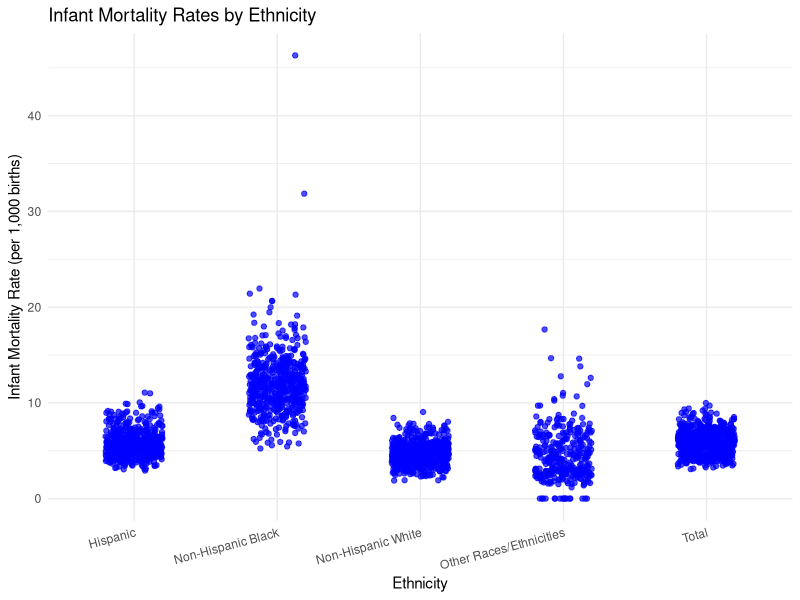
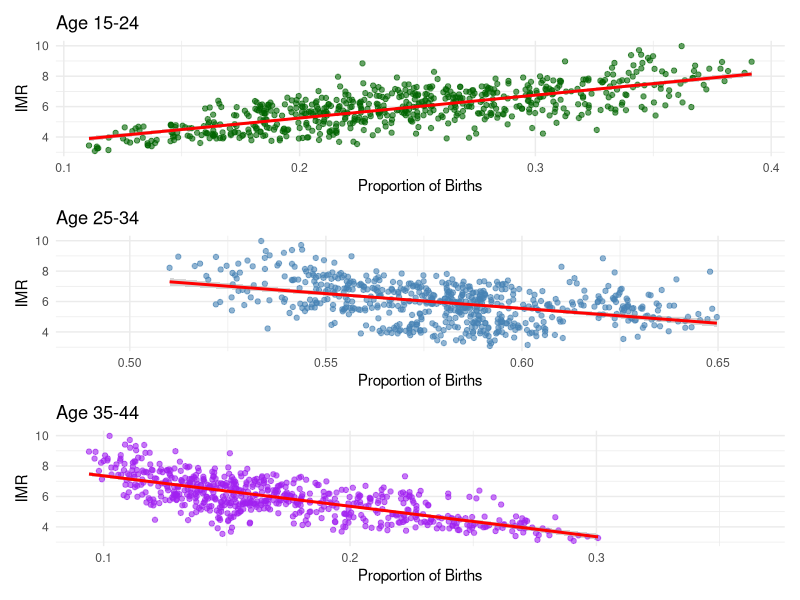
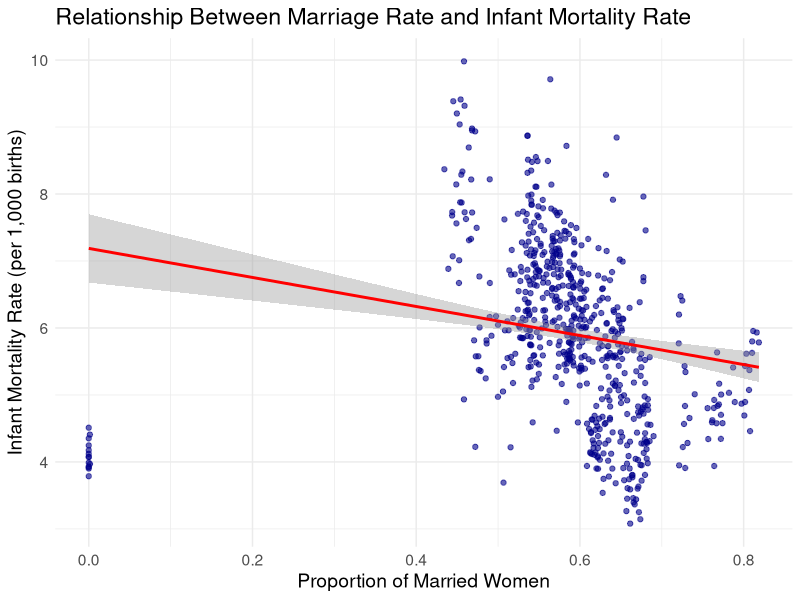
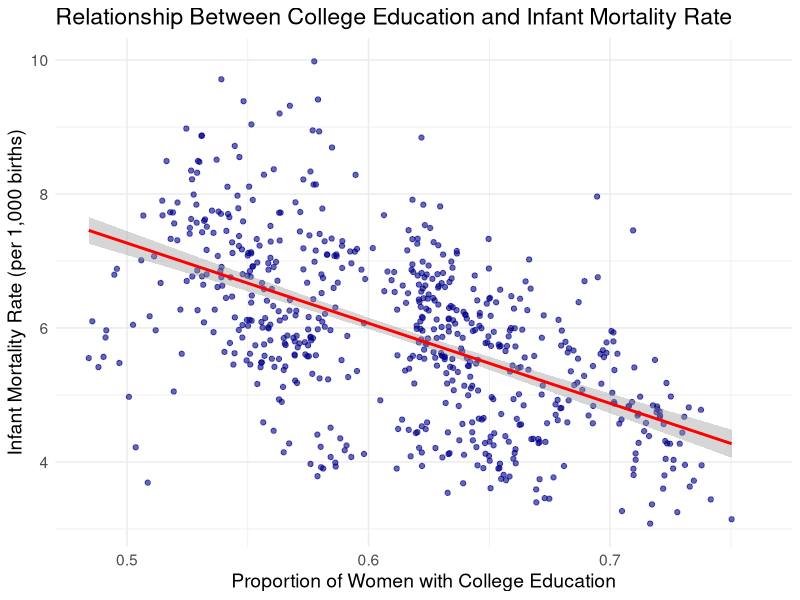
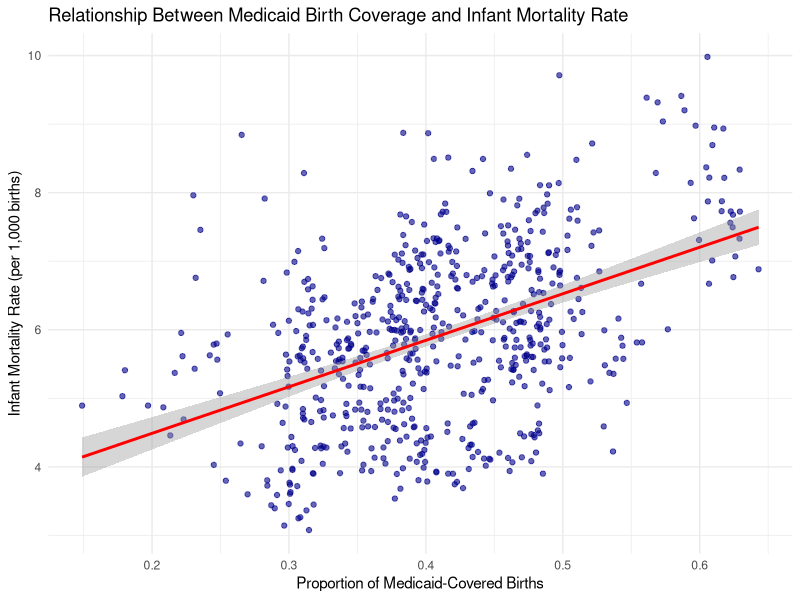

Here is the R script that generated these plots, in order: (Note: this script raises an error after producing the figures.)
## ---- chunk 1
knitr::opts_chunk$set(echo = TRUE)
## ---- chunk 2
library(tidyverse)
library(dplyr)
library(ggplot2)
library(car)
library(stats)
## ---- chunk 3
mortality <- read_csv('data/infant_mortality_biannual_data.csv', show_col_types = FALSE)
fertility <- read_csv('data/fertility_data.csv', show_col_types = FALSE)

fertility_agg <- fertility %>%
  group_by(state, year, group = case_when(
    bmcode %in% c(1, 2, 3) ~ "H1",  # First half of the year
    bmcode %in% c(4, 5, 6) ~ "H2"   # Second half of the year
  )) %>% 
   summarise(
    across(starts_with("births_"), sum, na.rm = TRUE), # Summing birth count variables
    across(starts_with("pop_"), mean, na.rm = TRUE), # Averaging population variables
    .groups = "drop"
  ) %>%
  mutate(bacode = ifelse(group == "H1", 1, 2)) %>%  # Assign bacode after aggregation
  select(-group)  # Remove temporary grouping variable

data <- mortality %>%
  inner_join(fertility_agg, by = c("state", "year", "bacode"), 
             suffix = c("_m", "_f"))

# Remove duplicate columns (those ending in "_f")
data <- data %>%
  select(-ends_with("_f"))

# Rename columns by removing "_m" suffix from mortality dataset
colnames(data) <- str_replace_all(colnames(data), "_m$", "")

data
## ---- chunk 4
data <- data %>%
  mutate(
    IMR_nhblack = (deaths_nhblack / births_nhblack) * 1000,
    IMR_nhwhite = (deaths_nhwhite / births_nhwhite) * 1000,
    IMR_hisp = (deaths_hisp / births_hisp) * 1000,
    IMR_otherraceeth = (deaths_otherraceeth / births_otherraceeth) * 1000,
    IMR_total = (deaths_total / births_total) * 1000, 
    FR_nhblack = (births_nhblack / pop_nhblack) * 1000,
    FR_nhwhite = (births_nhwhite / pop_nhwhite) * 1000,
    FR_hisp = (births_hisp / pop_hisp) * 1000,
    FR_otherraceeth = (births_otherraceeth / pop_otherraceeth) * 1000,
    FR_total = (births_total / pop_total) * 1000,
    prop_married = births_married / births_total,
    prop_college = (births_coll + births_somecoll) / births_total,
    prop_medicaid = births_medicaid / births_total,
    pct_births_age1524 = births_age1524 / births_total,
    pct_births_age2534 = births_age2534 / births_total,
    pct_births_age3544 = births_age3544 / births_total
  )

data
## ---- chunk 5
# Pivot IMR data to long format
IMR_long <- data %>%
  pivot_longer(cols = starts_with("IMR_"), 
               names_to = "Ethnicity", 
               values_to = "IMR") %>%
  mutate(Ethnicity = case_when(
    Ethnicity == "IMR_nhblack" ~ "Non-Hispanic Black",
    Ethnicity == "IMR_nhwhite" ~ "Non-Hispanic White",
    Ethnicity == "IMR_hisp" ~ "Hispanic",
    Ethnicity == "IMR_otherraceeth" ~ "Other Races/Ethnicities",
    Ethnicity == "IMR_total" ~ "Total",
    TRUE ~ Ethnicity  # Keeps any unexpected values unchanged
  ))

# Create scatter plot for IMR by Ethnicity
ggplot(IMR_long, aes(x = Ethnicity, y = IMR)) +
  geom_jitter(width = 0.2, alpha = 0.7, color = "blue") +  # Jitter to avoid overlapping points
  labs(title = "Infant Mortality Rates by Ethnicity",
       x = "Ethnicity",
       y = "Infant Mortality Rate (per 1,000 births)") +
  theme_minimal() +
  theme(axis.text.x = element_text(angle = 15, hjust = 1))
## ---- chunk 6
library(patchwork)

p1 <- ggplot(data, aes(x = pct_births_age1524, y = IMR_total)) +
  geom_point(color = "darkgreen", alpha = 0.6) +
  geom_smooth(method = "lm", se = TRUE, color = "red") +
  labs(title = "Age 15-24", x = "Proportion of Births", y = "IMR") +
  theme_minimal()

# Plot for 25-34
p2 <- ggplot(data, aes(x = pct_births_age2534, y = IMR_total)) +
  geom_point(color = "steelblue", alpha = 0.6) +
  geom_smooth(method = "lm", se = TRUE, color = "red") +
  labs(title = "Age 25-34", x = "Proportion of Births", y = "IMR") +
  theme_minimal()

# Plot for 35-44
p3 <- ggplot(data, aes(x = pct_births_age3544, y = IMR_total)) +
  geom_point(color = "purple", alpha = 0.6) +
  geom_smooth(method = "lm", se = TRUE, color = "red") +
  labs(title = "Age 35-44", x = "Proportion of Births", y = "IMR") +
  theme_minimal()

p1 / p2 / p3
## ---- chunk 7
# Scatter plot: Proportion of Married Women vs. Infant Mortality Rate
ggplot(data, aes(x = prop_married, y = IMR_total)) +
  geom_point(alpha = 0.6, color = "darkblue") +
  geom_smooth(method = "lm", se = TRUE, color = "red") +
  labs(title = "Relationship Between Marriage Rate and Infant Mortality Rate",
       x = "Proportion of Married Women",
       y = "Infant Mortality Rate (per 1,000 births)") +
  theme_minimal() +
  theme(text = element_text(size = 14))
## ---- chunk 8
# Scatter plot: Proportion of College-Educated Women vs. Infant Mortality Rate
ggplot(data, aes(x = prop_college, y = IMR_total)) +
  geom_point(alpha = 0.6, color = "darkblue") +
  geom_smooth(method = "lm", se = TRUE, color = "red") +
  labs(title = "Relationship Between College Education and Infant Mortality Rate",
       x = "Proportion of Women with College Education",
       y = "Infant Mortality Rate (per 1,000 births)") +
  theme_minimal() +
  theme(text = element_text(size = 14))
## ---- chunk 9
# Scatterplot of Medicaid coverage vs. Infant Mortality Rate
ggplot(data, aes(x = prop_medicaid, y = IMR_total)) +
  geom_point(alpha = 0.6, color = "darkblue") +
  geom_smooth(method = "lm", se = TRUE, color = "red") +
  labs(
    title = "Relationship Between Medicaid Birth Coverage and Infant Mortality Rate",
    x = "Proportion of Medicaid-Covered Births",
    y = "Infant Mortality Rate (per 1,000 births)"
  ) +
  theme_minimal()
## ---- chunk 10
# Compute and print mean IMR for each Ethnicity group
mean_IMR <- IMR_long %>%
  group_by(Ethnicity) %>%
  summarise(Mean_IMR = mean(IMR, na.rm = TRUE))

mean_FR <- FR_long %>%
  group_by(Ethnicity) %>%
  summarise(Mean_FR = mean(FR, na.rm = TRUE))

mean_IMR
mean_FR
## ---- chunk 11
plot(FR_long$FR, IMR_long$IMR)
## ---- chunk 12
plot(mean_FR$Mean_FR[1:4], mean_IMR$Mean_IMR[1:4])
